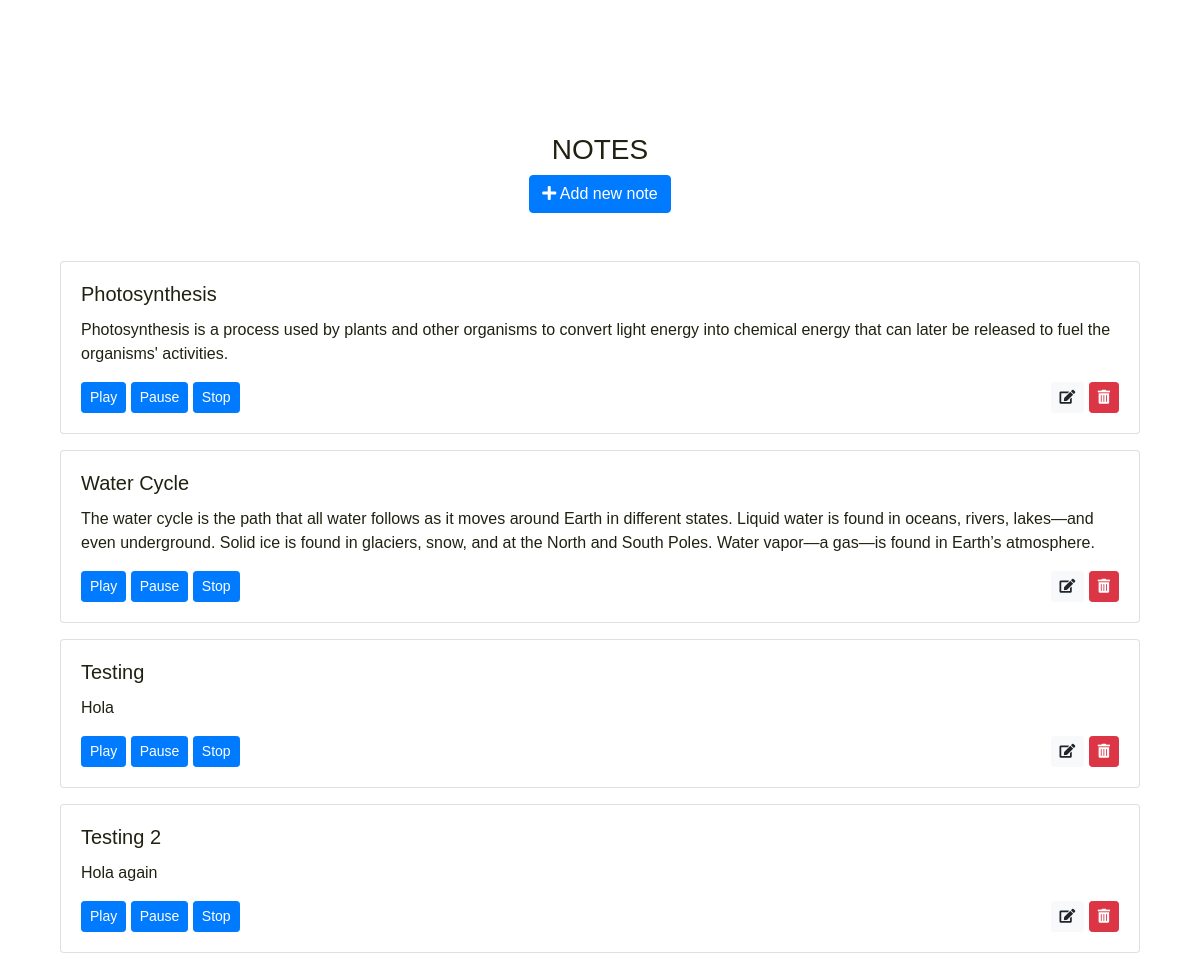
The app's page / (signed in, lower part), older data.
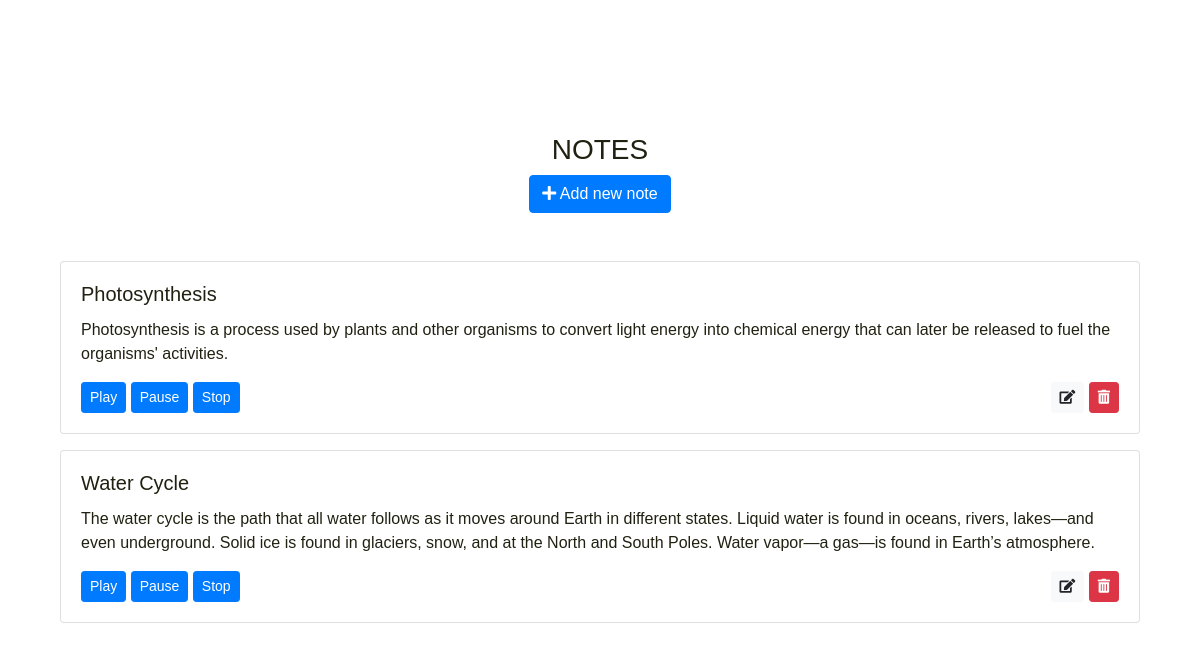
The same page, newer data.
### notes/models.py (models this page shows, shortened)
class Note(models.Model):
	user  = models.ForeignKey(User,on_delete = models.CASCADE)
	title = models.CharField(max_length=100)
	content = models.TextField()
	date_created = models.DateTimeField(auto_now_add = True)
	date_modified = models.DateTimeField(auto_now = True)

### notes/views.py (the view)
# urls.py: 2. Add a URL to urlpatterns:  path('', views.home, name='home')
def home(request):
	if request.user.is_authenticated:
		notes = Note.objects.filter(user=request.user)
		if request.method == "POST":
			form = NoteForm(request.POST)
			if form.is_valid():
				form_data = form.save(commit=False)
				form_data.user = request.user
				form_data.save()
				return redirect('notes-home')
		else:
			form = NoteForm()
		context ={
			'notes' : notes,
			'new_note_form' : form,
		}
		return render(request,'notes/notes.html',context)
	else:
		return redirect('user-signin')

### notes/templates/notes/notes.html (shortened to what this page needs)
{% extends 'notes/base.html' %}
{% load static %}
{% block content %}
<section id="settings" class="py-5">
    <div class="container py-md-4 text-center">
    </div>
</section>
<section id="notes-section" class="py-5">
    <div class="container py-md-4">
        <div class="text-center mb-5">
            <h3 class="text-center">NOTES</h3>
            <button class="btn btn-primary" data-toggle="modal" data-target="#add_note">
            <i class="fa fa-plus"></i>
            Add new note
            </button>
        </div>
        {% for note in notes %}
        <div class="row mb-3">
            <div class="container">
                <div class="col-sm-12">
                    <div class="card">
                        <div class="card-body">
                            <h5 class="card-title note{{note.id}}">{{note.title}}</h5>
                            <p class="card-text note{{note.id}}">{{note.content}}</p>
                            <button class="btn btn-primary btn-sm play note{{note.id}}">Play</button>
                            <button class="btn btn-primary btn-sm pause note{{note.id}}">Pause</button>
                            <button class="btn btn-primary btn-sm stop note{{note.id}}">Stop</button>
                            <div class="float-right">
                                <button class="btn btn-light btn-sm edit-note-button" data-url= "{% url 'note-edit' note.id %}" ><i class="fa fa-edit" aria-hidden="true"></i></button>
                                <button class="btn btn-danger btn-sm delete-note-button" data-url="{% url 'note-delete-confirm' note.id %}"><i class="fa fa-trash-alt" aria-hidden="true"></i></button>
                            </div>
                        </div>
                    </div>
                </div>
            </div>
        </div>
        {% endfor %}
    </div>
</section>
{% endblock content %}

### notes/templates/notes/base.html (shortened to what this page needs)
{% load crispy_forms_tags %}
{% load static %}
<!DOCTYPE html>
<html lang="en">
    <head>
        <link rel="stylesheet" href="https://maxcdn.bootstrapcdn.com/bootstrap/4.0.0/css/bootstrap.min.css">
        <link rel="stylesheet" href="https://use.fontawesome.com/releases/v5.7.0/css/all.css">
        <link rel="stylesheet" type="text/css" href="{% static 'notes/css/base.css' %}">
    </head>
    <body>
        {% block content %}
        {% endblock content %}
    </body>
</html>

### notes/templates/notes/modal/create_note.html (shortened to what this page needs)
{% load crispy_forms_tags %}

### notes/templates/notes/navbar.html (shortened to what this page needs)
{% load static %}

### notes/static/notes/css/base.css (style rules this page uses)
html { scroll-behavior: smooth; }
body { font-family: 'Poppins', sans-serif; font-size: 16px; line-height: 24px; font-weight: 400; color: #212112; background-position: center; background-repeat: repeat; background-size: 7%; background-color: #fff; overflow-x: hidden; transition: all 200ms linear; }

Row changes from the older to the newer data that the page shows:
removed Note: title "Testing", content "Hola"
removed Note: title "Testing 2", content "Hola again"
